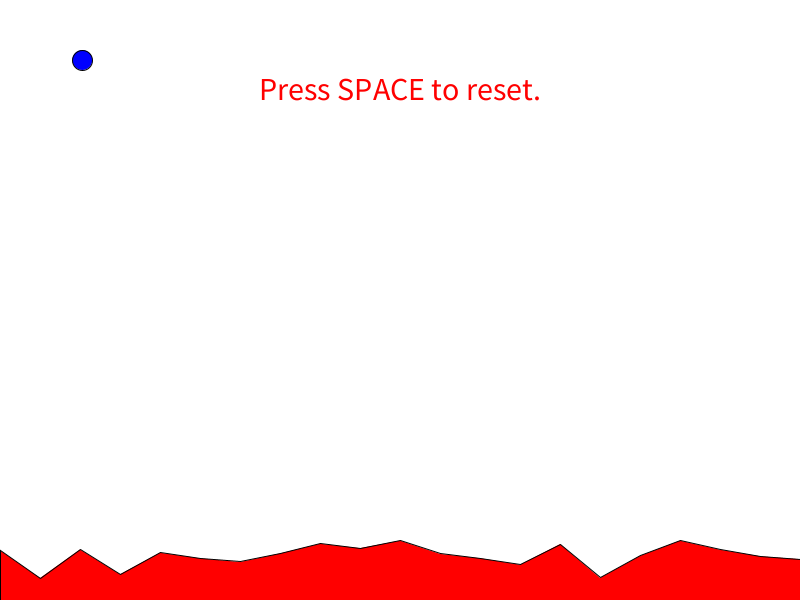
Frame 1 (no input)
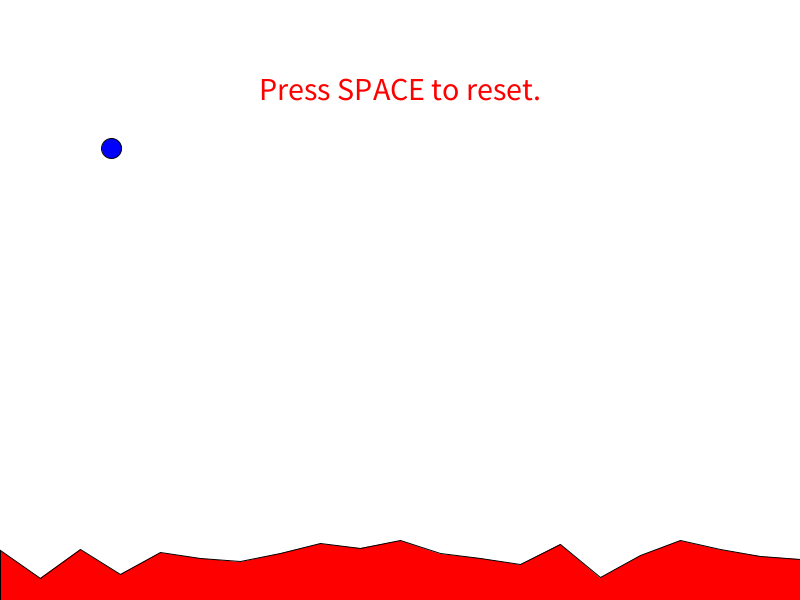
Frame 60 (the mouse pressed at the canvas centre just before this capture)
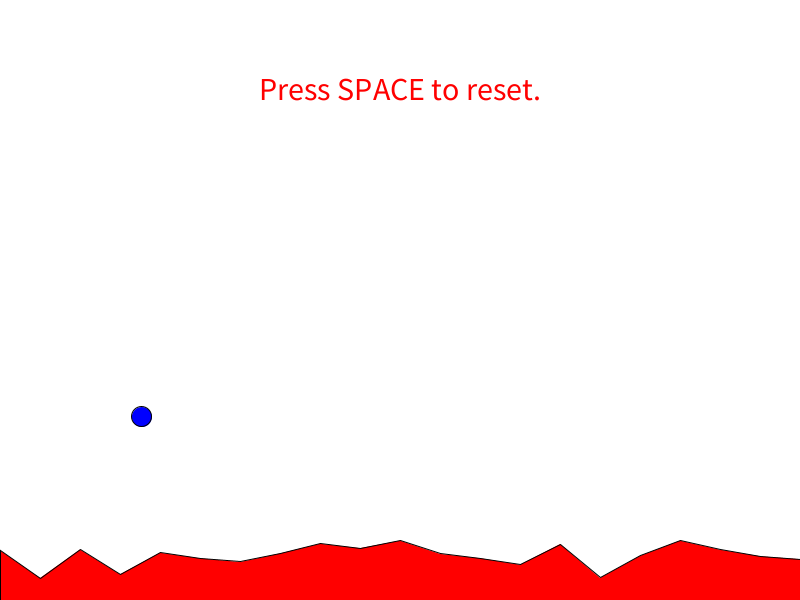
Frame 120 (the mouse held since frame 60 and released just before this capture)

The Processing sketch that drew these frames (run headless with seeded random() and noise(); from frame 60 on, the mouse is pressed at the canvas centre):

// Processing sketch: BounceGroundsSol
// ── BounceGroundsSol.pde
// Ball Bounce Off An Angle
// Adapted from Keith Peters' Algorithm 
// from his book Foundation Actionscript 3.0 Animation: Making Things Move

class Ground {
  float x1, y1, x2, y2;  
  float x, y, len, rot;

  // Constructor
  Ground(float x1_, float y1_, float x2_, float y2_) {
    x1 = x1_;
    y1 = y1_;
    x2 = x2_;
    y2 = y2_;
    x = (x1+x2)/2;
    y = (y1+y2)/2;
    len = dist(x1, y1, x2, y2);
    rot = atan2((y2-y1), (x2-x1));
  }
}

class Ball{
  float posx, posy;
  float radius;
  float velx, vely;
  float gravity = 0.05;
  
  Ball(float x, float y, float r){
    posx = x;
    posy = y;
    radius = r;
    velx = .5;
    vely = 0; 
  }
  void display(){
  // fill and draw ellipse(ball) at (posx,posy)
  fill(0,0,255);
  ellipse(posx, posy, 2*radius, 2*radius);
}
  void move(){
  // move ball
  // gravity
  vely = vely + gravity;
 
   
  posx = posx + velx;
  posy = posy + vely;
  
  
}
  void checkWallsCollision(){
  // check top and the two side walls only
  // reverse direction if collide
  if(posx > width - radius){
    posx = width - radius;
    velx = -0.8*velx;
  }
  if(posx < radius){
    posx = radius;
    // changes direction + damping: velocity reduces by 20%.
    velx = -0.8*velx; 
  }
    
  
}
void checkInclineCollision(Ground g){
  // check incline collision and reverse direction
  // use coordinate rotation trick, see lecture video for more details. 
  
  // (dx, dy) is relative position of ball with respect to (gx,gy)
  float dx = posx - g.x;
  float dy = posy - g.y;
  
  
  // compute cosine, sine of rot angle.
  float cosine = cos(g.rot);
  float sine = sin(g.rot);
  
  
  // rotate (dx,dy) to new coordinate (dx_,dy_)
  // rotate (velx, vely) to (velx_,vely_)
  // see lecture video for the formulas
  float dx_ = cosine * dx + sine * dy;
  float dy_ = cosine * dy - sine * dx;
  float velx_ = cosine * velx + sine * vely;
  float vely_ = -sine * velx + cosine * vely ;
  
  
  // once rotated, it is easy to see when to bounce
  // and how to bounce(negate vertical velocity in rotated coordinate)
  if (dy_ > -radius && posx >= g.x1 && posx < g.x2){
    dy_ = -radius;
    vely_ = -0.6*vely_;  
  }

    // rotate everything back to restore the original 
    // coordinate axis.
    dx = cosine * dx_ - sine * dy_;
    dy = cosine * dy_ + sine * dx_;
    velx = cosine * velx_ - sine * vely_;
    vely = cosine * vely_ + sine * velx_;
    posx = g.x + dx;
    posy = g.y + dy;

}
  
  
  
}

Ball b;

int segments = 20;
Ground[] ground = new Ground[segments];


void setup(){
  size(800,600);
  b = new Ball(random(50,100), 60, 10);
  // center of segment = midpoint of (0,400) and (width, height)
  float[] peakHeights = new float[segments+1];
  for (int i=0; i<peakHeights.length; i++){
    peakHeights[i] = random(height-60, height-20);
  }

  /* Float value required for segment width (segs)
   calculations so the ground spans the entire 
   display window, regardless of segment number. */
  float segs = segments;
  for (int i=0; i<segments; i++){
    ground[i]  = new Ground(width/segs*i, peakHeights[i], width/segs*(i+1), peakHeights[i+1]);
  }  

}
  
void draw(){
  background(255);
  // fill and draw triangle(inclined ramp): (0,400), (width,height), (0, height)
  b.display();
  b.move();
  b.checkWallsCollision();  
  for (int i=0; i<segments; i++){
    b.checkInclineCollision(ground[i]);
  }
  fill(255,0,0);
  beginShape();
  for (int i=0; i<segments; i++){
    vertex(ground[i].x1, ground[i].y1);
    vertex(ground[i].x2, ground[i].y2);
  }
  vertex(ground[segments-1].x2, height);
  vertex(ground[0].x1, height);
  endShape(CLOSE);
  
  textSize(32);
  textAlign(CENTER);
  text("Press SPACE to reset.", width/2, 100);
  
}

void keyPressed(){
  if(key == ' '){
    setup();
    
  }
  
}
